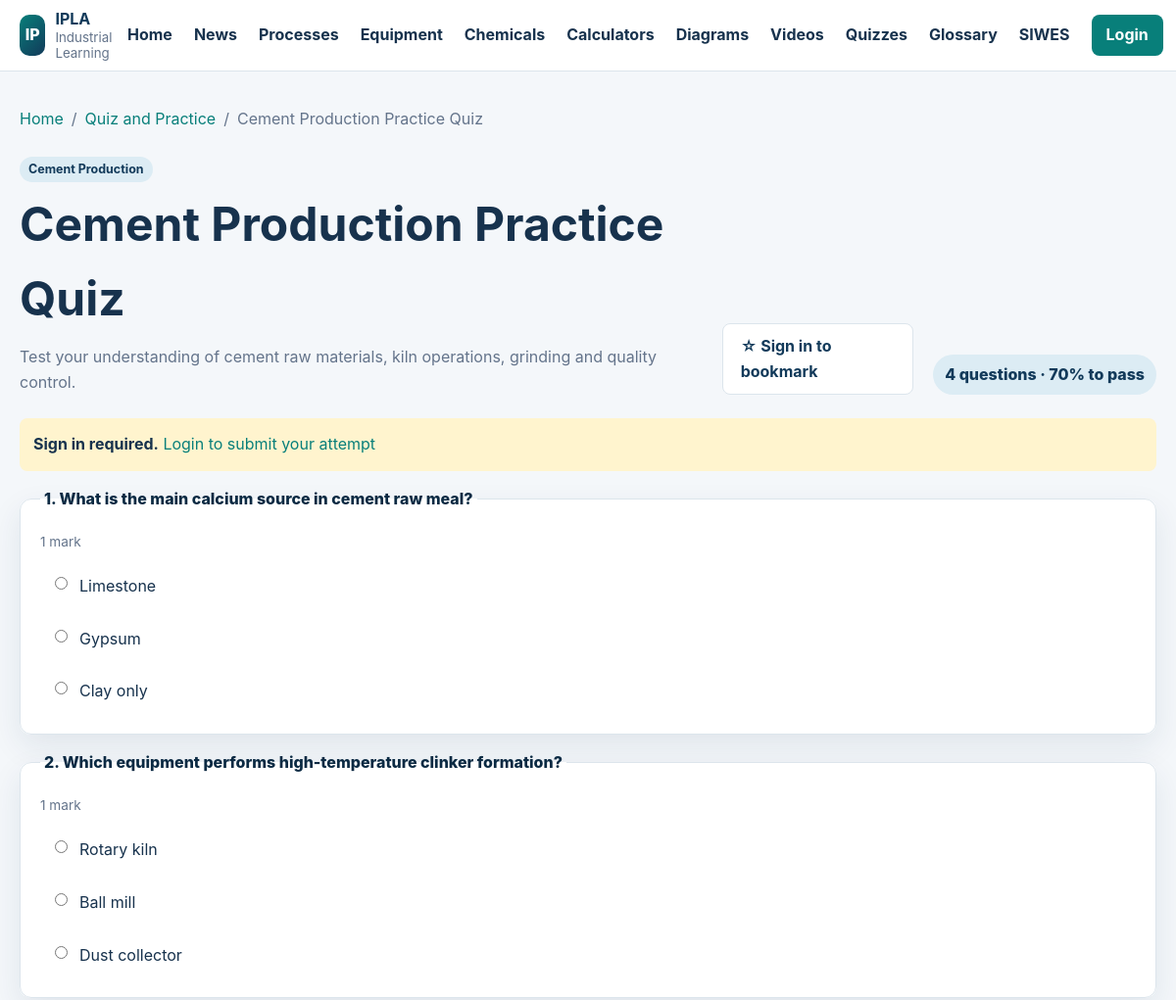
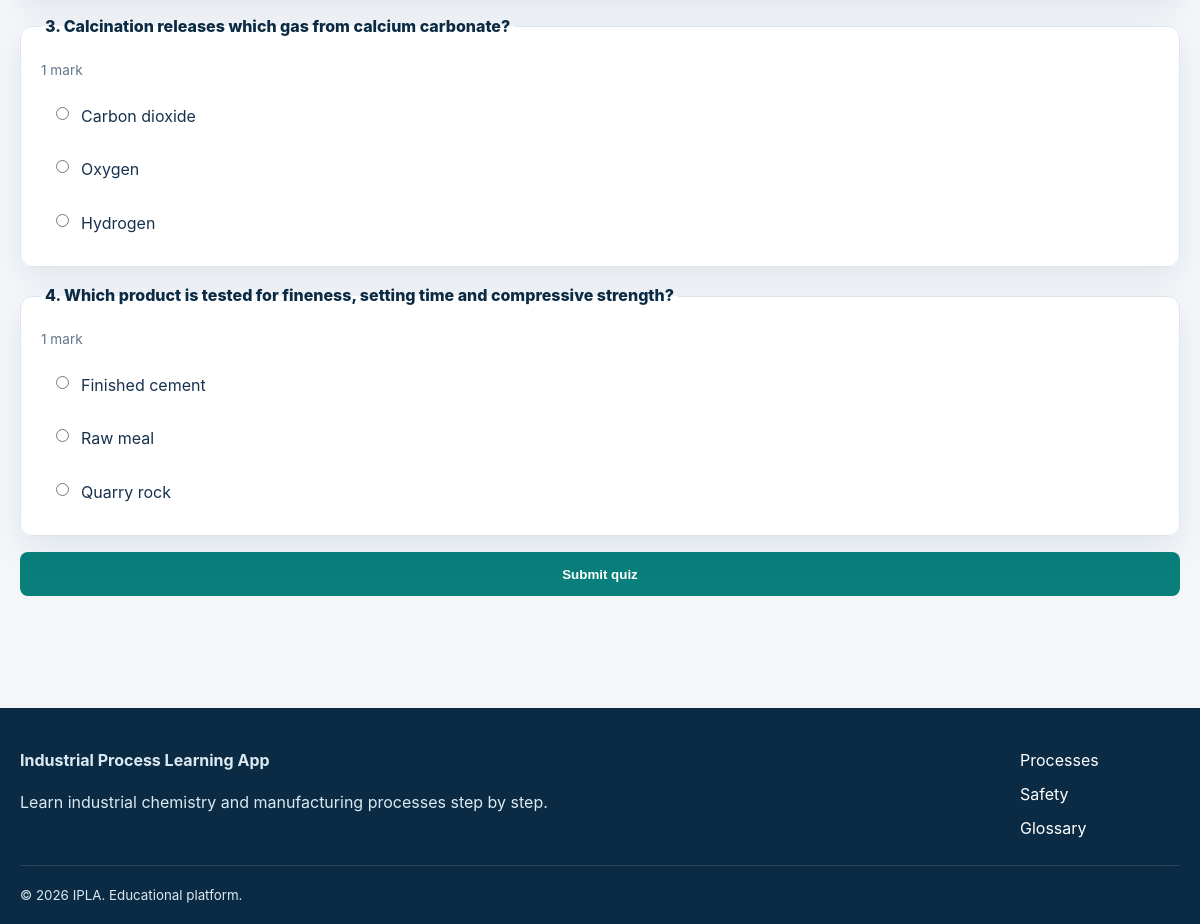
Page /leaning production/quizzes/start.php?id=1 on the committed database (2 pictures, top to bottom).
### tables this page shows
CREATE TABLE quizzes (
    id BIGINT UNSIGNED AUTO_INCREMENT PRIMARY KEY,
    process_id BIGINT UNSIGNED NULL,
    title VARCHAR(180) NOT NULL,
    description TEXT NULL,
    passing_score INT UNSIGNED NOT NULL DEFAULT 50,
    status ENUM('draft','published') NOT NULL DEFAULT 'draft',
    created_at TIMESTAMP NOT NULL DEFAULT CURRENT_TIMESTAMP,
    CONSTRAINT fk_quizzes_process FOREIGN KEY (process_id) REFERENCES processes(id) ON DELETE SET NULL
);

CREATE TABLE processes (
    id BIGINT UNSIGNED AUTO_INCREMENT PRIMARY KEY,
    title VARCHAR(180) NOT NULL,
    slug VARCHAR(190) NOT NULL UNIQUE,
    category VARCHAR(100) NULL,
    short_description VARCHAR(255) NULL,
    description MEDIUMTEXT NULL,
    featured_image VARCHAR(255) NULL,
    status ENUM('draft','published') NOT NULL DEFAULT 'draft',
    created_by BIGINT UNSIGNED NULL,
    created_at TIMESTAMP NOT NULL DEFAULT CURRENT_TIMESTAMP,
    updated_at TIMESTAMP NOT NULL DEFAULT CURRENT_TIMESTAMP ON UPDATE CURRENT_TIMESTAMP,
    CONSTRAINT fk_processes_creator FOREIGN KEY (created_by) REFERENCES users(id) ON DELETE SET NULL
);

CREATE TABLE quiz_questions (
    id BIGINT UNSIGNED AUTO_INCREMENT PRIMARY KEY,
    quiz_id BIGINT UNSIGNED NOT NULL,
    question TEXT NOT NULL,
    question_type ENUM('multiple_choice','true_false') NOT NULL DEFAULT 'multiple_choice',
    marks INT UNSIGNED NOT NULL DEFAULT 1,
    explanation TEXT NULL,
    created_at TIMESTAMP NOT NULL DEFAULT CURRENT_TIMESTAMP,
    CONSTRAINT fk_questions_quiz FOREIGN KEY (quiz_id) REFERENCES quizzes(id) ON DELETE CASCADE
);

CREATE TABLE quiz_answers (
    id BIGINT UNSIGNED AUTO_INCREMENT PRIMARY KEY,
    question_id BIGINT UNSIGNED NOT NULL,
    answer TEXT NOT NULL,
    is_correct BOOLEAN NOT NULL DEFAULT FALSE,
    CONSTRAINT fk_answers_question FOREIGN KEY (question_id) REFERENCES quiz_questions(id) ON DELETE CASCADE
);

### leaning production/config/functions.php (called while the page is built, shortened)
<?php
function e(?string $value): string
{
    return htmlspecialchars($value ?? '', ENT_QUOTES | ENT_SUBSTITUTE, 'UTF-8');
}
function url(string $path = ''): string
{
    $path = '/' . ltrim($path, '/');
    return IPLA_BASE_URL === '' ? $path : IPLA_BASE_URL . $path;
}
function is_logged_in(): bool
{
    return isset($_SESSION['user']);
}

### leaning production/quizzes/start.php (the view, shortened to what this page needs)
<?php
require_once dirname(__DIR__) . '/config/database.php';
require_once dirname(__DIR__) . '/config/functions.php';
$quizId = filter_input(INPUT_GET, 'id', FILTER_VALIDATE_INT);
$quizStatement = $pdo->prepare(
    'SELECT q.*,p.title AS process_title
     FROM quizzes q
     JOIN processes p ON p.id=q.process_id AND p.status="published"
     WHERE q.id=? AND q.status="published" LIMIT 1'
);
$quizStatement->execute([$quizId]);
$quiz = $quizStatement->fetch();
$questionStatement = $pdo->prepare(
    'SELECT * FROM quiz_questions WHERE quiz_id=? ORDER BY id'
);
$questionStatement->execute([$quizId]);
$questions = $questionStatement->fetchAll();
$questionsWithAnswers = [];
foreach ($questions as $question) {
    $answerStatement = $pdo->prepare('SELECT * FROM quiz_answers WHERE question_id=? ORDER BY id');
    $answerStatement->execute([(int) $question['id']]);
    $question['answers'] = $answerStatement->fetchAll();
    $questionsWithAnswers[] = $question;
}
$result = null;
require dirname(__DIR__) . '/includes/header.php';
?>
<main id="main-content" class="container quiz-detail">
    <nav class="breadcrumbs" aria-label="Breadcrumb">
        <a href="<?= e(url('/index.php')) ?>">Home</a><span aria-hidden="true">/</span>
        <a href="<?= e(url('/quizzes/index.php')) ?>">Quiz and Practice</a><span aria-hidden="true">/</span>
        <span><?= e($quiz['title']) ?></span>
    </nav>
    <?php if ($result !== null): ?>
        <section class="quiz-result card">
            <div class="card-body">
                <span class="quiz-result-status <?= $result['passed'] ? 'passed' : 'failed' ?>">
                    <?= $result['passed'] ? 'Passed' : 'Not passed' ?>
                </span>
                <h1><?= e((string) $result['percentage']) ?>%</h1>
                <p>You scored <?= e((string) $result['score']) ?> out of <?= e((string) $result['total_marks']) ?> marks.</p>
                <a class="button button-secondary" href="<?= e(url('/quizzes/index.php')) ?>">Back to quizzes</a>
                <a class="button button-primary" href="<?= e(url('/quizzes/start.php?id=' . $quizId)) ?>">Try again</a>
            </div>
        </section>
        <section class="quiz-review">
            <h2>Answer review</h2>
            <?php foreach ($result['review'] as $index => $item): ?>
                <article class="card quiz-review-card <?= $item['is_correct'] ? 'correct' : 'incorrect' ?>">
                    <div class="card-body">
                        <span><?= $item['is_correct'] ? 'Correct' : 'Incorrect' ?></span>
                        <h3><?= e((string) ($index + 1)) ?>. <?= e($item['question']['question']) ?></h3>
                        <p><strong>Your answer:</strong> <?= e($item['chosen']['answer'] ?? 'No answer selected') ?></p>
                        <?php if (!$item['is_correct']): ?>
                            <p><strong>Correct answer:</strong> <?= e($item['correct']['answer'] ?? 'Not available') ?></p>
                        <?php endif; ?>
                        <?php if (!empty($item['question']['explanation'])): ?>
                            <p class="quiz-explanation"><?= e($item['question']['explanation']) ?></p>
                        <?php endif; ?>
                    </div>
                </article>
            <?php endforeach; ?>
        </section>
    <?php else: ?>
        <header class="module-heading quiz-heading">
            <div>
                <span class="badge"><?= e($quiz['process_title']) ?></span>
                <h1><?= e($quiz['title']) ?></h1>
                <p><?= e($quiz['description'] ?: 'Answer each question and submit your attempt.') ?></p>
            </div>
                <?php $bookmarkType='quiz'; $bookmarkId=$quizId; require dirname(__DIR__).'/includes/bookmark_button.php'; ?>
                <span class="module-count"><?= count($questionsWithAnswers) ?> question<?= count($questionsWithAnswers) === 1 ? '' : 's' ?> · <?= e((string) $quiz['passing_score']) ?>% to pass</span>
        </header>
        <?php if (!$questionsWithAnswers): ?>
            <div class="empty-state">
                <h2>This quiz has no questions yet</h2>
                <a class="button button-secondary" href="<?= e(url('/quizzes/index.php')) ?>">Browse quizzes</a>
            </div>
        <?php else: ?>
            <?php if (!is_logged_in()): ?>
                <div class="quiz-login-note">
                    <strong>Sign in required.</strong>
                    <a href="<?= e(url('/login.php')) ?>">Login to submit your attempt</a>
                </div>
            <?php endif; ?>
            <form method="post" action="<?= e(url('/quizzes/start.php?id=' . $quizId)) ?>" class="quiz-form">
                <?php foreach ($questionsWithAnswers as $index => $question): ?>
                    <fieldset class="card quiz-question">
                        <legend><?= e((string) ($index + 1)) ?>. <?= e($question['question']) ?></legend>
                        <span class="quiz-marks"><?= e((string) $question['marks']) ?> mark<?= (int) $question['marks'] === 1 ? '' : 's' ?></span>
                        <div class="quiz-answer-list">
                            <?php foreach ($question['answers'] as $answer): ?>
                                <label>
                                    <input type="radio"
                                           name="answers[<?= e((string) $question['id']) ?>]"
                                           value="<?= e((string) $answer['id']) ?>"
                                           required>
                                    <span><?= e($answer['answer']) ?></span>
                                </label>
                            <?php endforeach; ?>
                        </div>
                    </fieldset>
                <?php endforeach; ?>
                <button class="button button-primary" type="submit" <?= is_logged_in() ? '' : 'disabled' ?>>Submit quiz</button>
            </form>
        <?php endif; ?>
    <?php endif; ?>
</main>
<?php require dirname(__DIR__) . '/includes/footer.php'; ?>

### leaning production/assets/css/style.css (style rules this page uses)
:root { --navy: #123a5a; --navy-dark: #0b2a43; --teal: #087f7a; --orange: #e6a23c; --sky: #dcecf4; --ink: #17324d; --muted: #64748b; --surface: #ffffff; --background: #f4f7fa; --border: #dce5ec; --success: #1e7e34; --danger: #b42318; --shadow: 0 12px 32px rgba(18, 58, 90, 0.09); --radius: 12px; }
* { box-sizing: border-box; }
html { scroll-behavior: smooth; }
body { margin: 0; font-family: Inter, "Segoe UI", Arial, sans-serif; color: var(--ink); background: var(--background); line-height: 1.6; }
a { color: var(--teal); text-decoration: none; }
.container { width: min(1160px, calc(100% - 32px)); margin-inline: auto; }

### leaning production/assets/css/components.css (style rules this page uses)
.button { display: inline-flex; align-items: center; justify-content: center; min-height: 44px; padding: 10px 18px; border-radius: 8px; border: 1px solid transparent; font-weight: 750; cursor: pointer; }
.button-primary { color: white !important; background: var(--teal); }
.card { border: 1px solid var(--border); border-radius: var(--radius); background: var(--surface); box-shadow: var(--shadow); }
.badge { display: inline-block; padding: 3px 9px; border-radius: 999px; color: var(--navy); background: var(--sky); font-size: .78rem; font-weight: 750; }
.breadcrumbs { display: flex; flex-wrap: wrap; gap: 8px; margin-bottom: 24px; color: var(--muted); }
.breadcrumbs a { color: var(--teal); }
.module-heading { display: flex; align-items: end; justify-content: space-between; gap: 20px; margin-bottom: 24px; }
.module-heading h1 { margin: 5px 0 8px; font-size: clamp(2rem, 4vw, 3rem); }
.module-heading p { margin: 0; color: var(--muted); }
.module-count { padding: 8px 12px; border-radius: 999px; color: var(--navy); background: var(--sky); font-weight: 800; white-space: nowrap; }
.quiz-detail { padding-top: 36px; padding-bottom: 48px; }
.quiz-heading { margin-bottom: 24px; }
.quiz-login-note { margin-bottom: 16px; padding: 14px; border-radius: 8px; background: #fff4ce; }
.quiz-form { display: grid; gap: 16px; }
.quiz-question { position: relative; margin: 0; padding: 20px; border: 1px solid var(--border); border-radius: var(--radius); background: white; }
.quiz-question legend { padding: 0 4px; color: var(--navy-dark); font-weight: 850; }
.quiz-marks { display: block; margin-bottom: 12px; color: var(--muted); font-size: .85rem; }
.quiz-answer-list { display: grid; gap: 8px; }
.quiz-answer-list label { display: flex; gap: 9px; align-items: start; padding: 10px; border-radius: 8px; cursor: pointer; }

### rows in the picture
quizzes: title "Cement Production Practice Quiz", process.title "Cement Production", description "Test your understanding of cement raw materials, kiln operations, grinding and quality control.", passing_score "70"
quiz_questions: question "What is the main calcium source in cement raw meal?", marks "1"
quiz_answers: answer "Limestone"
quiz_answers: answer "Gypsum"
quiz_answers: answer "Clay only"
quiz_questions: question "Which equipment performs high-temperature clinker formation?", marks "1"
quiz_answers: answer "Rotary kiln"
quiz_answers: answer "Ball mill"
quiz_answers: answer "Dust collector"
quiz_questions: question "Calcination releases which gas from calcium carbonate?", marks "1"
quiz_answers: answer "Carbon dioxide"
quiz_answers: answer "Oxygen"
quiz_answers: answer "Hydrogen"
quiz_questions: question "Which product is tested for fineness, setting time and compressive strength?", marks "1"
quiz_answers: answer "Finished cement"
quiz_answers: answer "Raw meal"
quiz_answers: answer "Quarry rock"

### other values in the picture
IPLA_APP_SHORT_NAME "IPLA"
count($questionsWithAnswers) "4"
IPLA_APP_NAME "Industrial Process Learning App"
